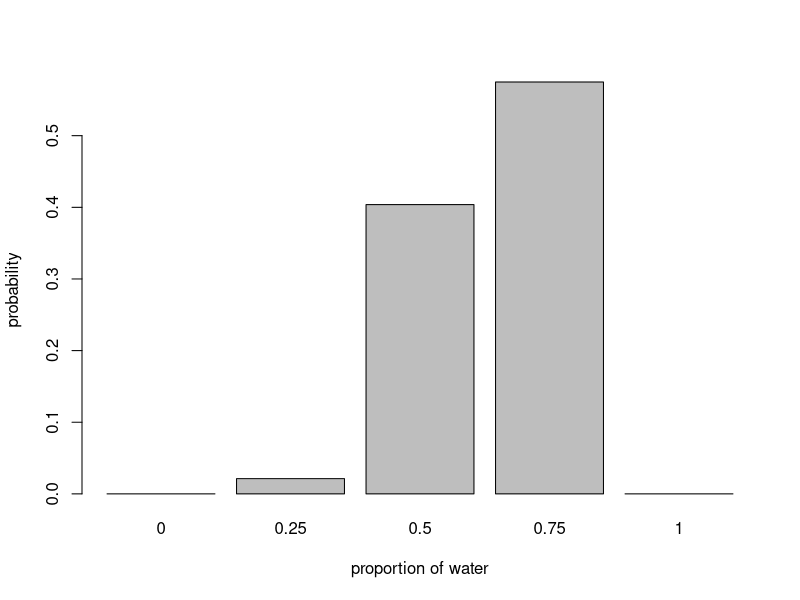

Reproduce this figure in R.
sample <- c("W", "L", "W", "W", "W", "L", "W", "L", "W") #define sample from tossing the globe where W = water and L = land
W <- sum(sample == "W") # how many times we saw water (W)
L <- sum(sample == "L") # how many times we saw land (L)
p <- c(0, 0.25, 0.5, 0.75, 1) # possible proportions of water on a 4-sided planet
ways <- sapply(p, function(i)
  (i*4)^W * ((1-i)*4)^L) # number of possible ways that you could get your sample
prob <- ways/sum(ways) # probability of each possibility given the sample
cbind(p, ways, prob) # reproduce table in slide 9 of ppt
barplot(prob, names.arg = p, xlab = "proportion of water", ylab = "probability") # recreate bar chart in slide 9 of ppt

sim_globe <- function(p = 0.7, N = 9){ #giving default values to p and N
  sample(c("W","L"), size = N, prob = c(p, 1-p), replace = T)
  # sample = possible observations, size = number of tosses, prob = probability of each possible observation
  }
sim_globe()
replicate(sim_globe(p = 0.5, N = 9), n = 10) # use this process to debug your code - because we set p = 0.5, we should get about 50 W/50 L
sim_globe(p = 1, N = 11) # you can also set to extremes to check the code
sum(sim_globe(p = 0.5, N = 1e4) == "W")/1e4 # can also sample from large replications and check proportion
